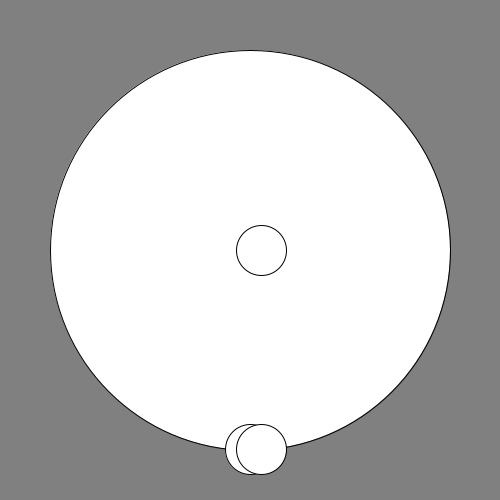
Frame 1 (no input)
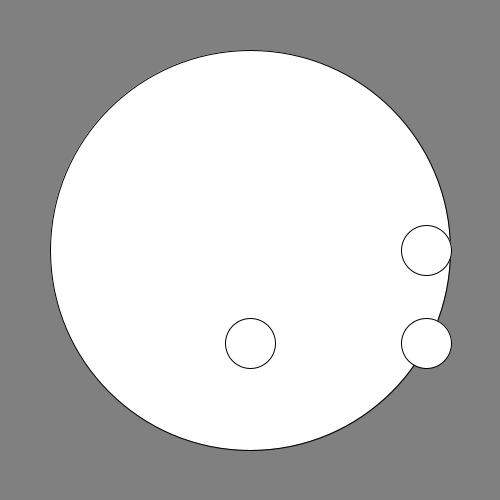
Frame 60 (the mouse pressed at the canvas centre just before this capture)
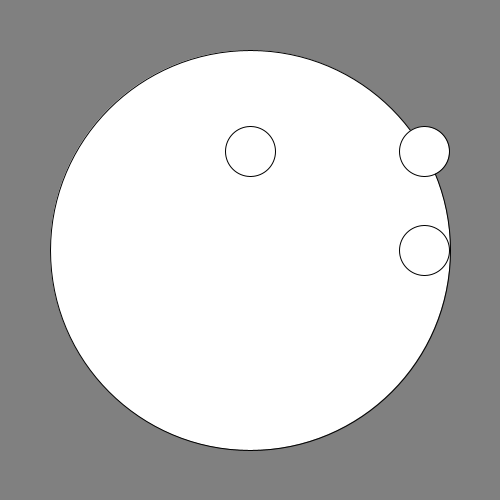
Frame 120 (the mouse held since frame 60 and released just before this capture)

The Processing sketch that drew these frames (run headless with seeded random() and noise(); from frame 60 on, the mouse is pressed at the canvas centre):

// Processing sketch: SignalDemo
// ── SignalDemo.pde


void setup()
{
  size(500,500);
}

void draw(){
 background(128);
 
 float time = millis()/1000.0;
 
 float x = sin(time) * 200 + width/2;
 float y = cos(time) * 200+ height/2;
 
 ellipse(width/2, height/2, 400,400);
 
 ellipse(x, height/2, 50, 50);
 
 ellipse(width/2, y, 50,50);
 
 ellipse(x,y,50,50);
 
}
